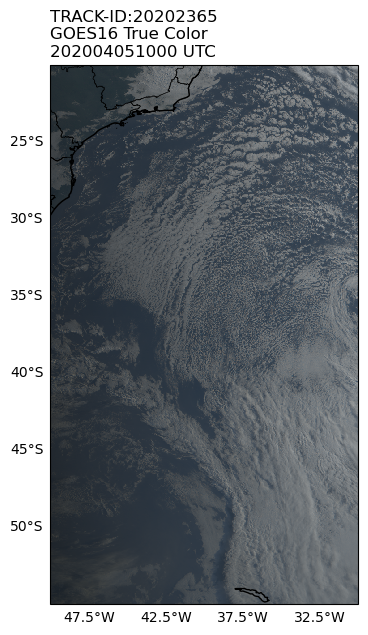
#> input picture premio_destque_usp/imagens_visivel/TRACKID20202365_202004051000.png, 368 x 635 px; its folder holds 4 pictures in this run
$ python alterar_titulo_figuras_visivel.py
#> lines starting #> are read from the running program, lines starting #| are printed output that depends on the picture
import pandas as pd
from pathlib import Path
from PIL import Image, ImageDraw, ImageFont
from datetime import datetime

# Caminhos
csv_file = '20202365.csv'
image_folder = Path('imagens_visivel')
output_folder = Path('imagens_rotuladas')
output_folder.mkdir(exist_ok=True)

# Carrega CSV com fases
df = pd.read_csv(csv_file, parse_dates=['date'])
#> (reads premio_destque_usp/20202365.csv from the repository)

# Preenche fases ausentes
df['period'] = df['period'].fillna(method='bfill').fillna(method='ffill')

# Mapeia timestamp -> fase
mapa_fases = {
    d.strftime('%Y%m%d%H%M'): fase for d, fase in zip(df['date'], df['period'])
}

# Fonte
try:
    font_path = "/System/Library/Fonts/HelveticaNeue.ttc"
    font = ImageFont.truetype(font_path, size=30)
    print("✓ Fonte HelveticaNeue carregada com sucesso")
except Exception as e:
    font = ImageFont.load_default()
    print("⚠️ Fonte padrão usada:", e)

# Processa imagens
for img_path in image_folder.glob('*.png'):
    timestamp = img_path.stem.split('_')[1]  # formato: YYYYMMDDHHMM

    fase = mapa_fases.get(timestamp)

    # Se não houver fase direta, tenta bfill e depois ffill
    if not fase:
        # Converte para datetime
        ts_dt = datetime.strptime(timestamp, "%Y%m%d%H%M")

        # Tenta encontrar próxima data disponível
        datas_ordenadas = sorted(mapa_fases.keys())
        posteriores = [k for k in datas_ordenadas if k > timestamp]
        anteriores = [k for k in datas_ordenadas if k < timestamp]

        if posteriores:
            fase = mapa_fases[posteriores[0]]
        elif anteriores:
            fase = mapa_fases[anteriores[-1]]

    # Se ainda não tiver fase, pula (caso raro)
    if not fase:
        print(f"⚠️ Nenhuma fase atribuída para {timestamp}, pulando.")
        continue

    # Abre imagem
    img = Image.open(img_path).convert("RGB")
    draw = ImageDraw.Draw(img)

    # Texto e posição
    text = fase.upper()
    x, y = 70, 80

    # Calcula tamanho do texto e caixa
    text_bbox = draw.textbbox((x, y), text, font=font)
#> text_bbox = (70, 86, 218, 108)
    padding = 10
    box_coords = [
        text_bbox[0] - padding,
        text_bbox[1] - padding,
        text_bbox[2] + padding,
        text_bbox[3] + padding,
    ]
#> box_coords = [60, 76, 228, 118]

    # Caixa branca
    draw.rectangle(box_coords, fill='white')

    # Texto preto sobre a caixa
    draw.text((x, y), text, font=font, fill='black')

    # Salva imagem modificada
    output_file = output_folder / img_path.name
    img.save(output_file)
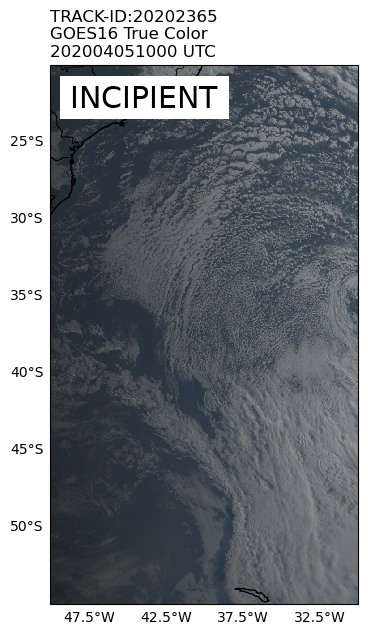
#> saved as TRACKID20202365_202004051000.png: PIL image 368x635 RGB; mean R, G, B 125.2, 130, 134.5
    print(f"✓ Fase '{fase}' adicionada em {output_file.name}")
#> pass 2 of the loop `for img_path in image_folder.glob('*.png'):`:
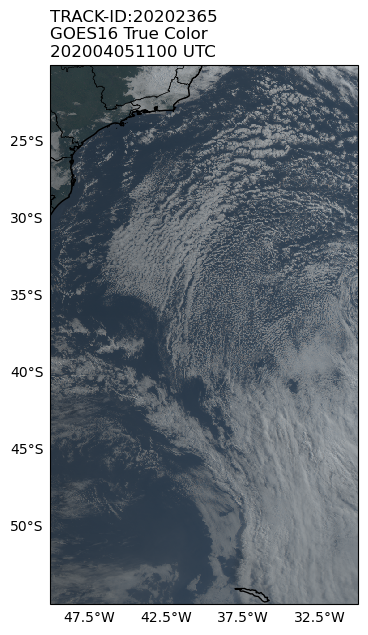
#> input picture premio_destque_usp/imagens_visivel/TRACKID20202365_202004051100.png, 368 x 635 px
#> `img.save(output_file)`:
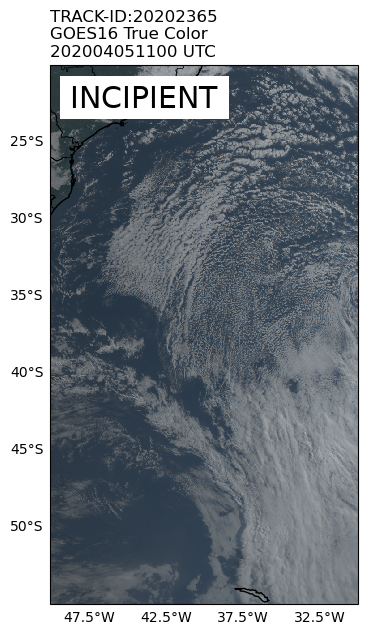
#> saved as TRACKID20202365_202004051100.png: PIL image 368x635 RGB; mean R, G, B 131.5, 137.9, 144.1
#> pass 3 of the loop `for img_path in image_folder.glob('*.png'):`:
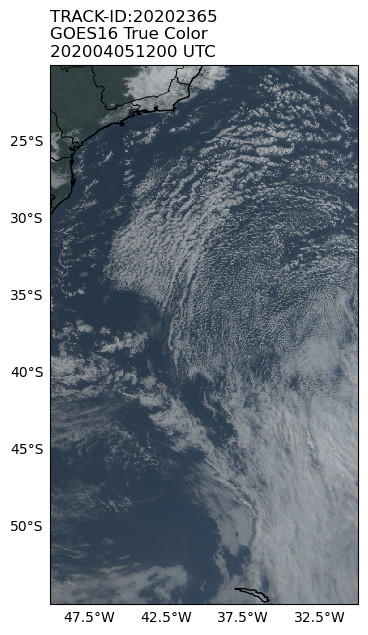
#> input picture premio_destque_usp/imagens_visivel/TRACKID20202365_202004051200.png, 368 x 635 px
#> `img.save(output_file)`:
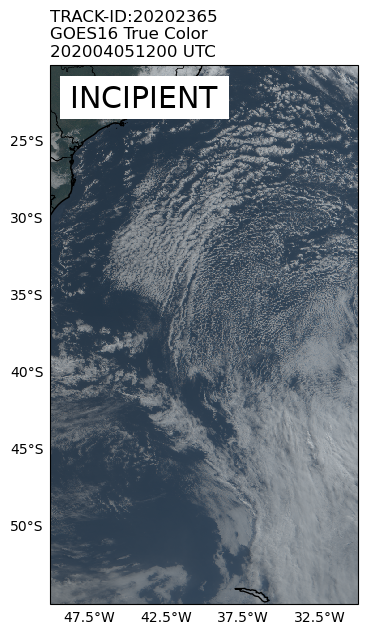
#> saved as TRACKID20202365_202004051200.png: PIL image 368x635 RGB; mean R, G, B 132.6, 140.3, 147.7
#> the loop made 4 passes; the first 3 are shown


# Caminho das imagens rotuladas
image_folder = Path("imagens_rotuladas")

# Ordena os arquivos por nome
image_files = sorted(image_folder.glob("*.png"))
#> image_files = []

# Abre todas as imagens
frames = [Image.open(img_path).convert("RGB") for img_path in image_files]
#> frames = []

# Salva como GIF animado
output_gif = "20202365.gif"
#> (the run stopped early here; a loop or call above may not have finished)
